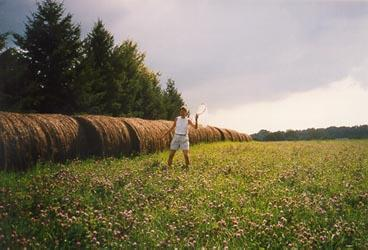
#> input picture 101_ObjectCategories/BACKGROUND_Google/image_0067.jpg, 368 x 250 px; its folder holds only this picture in this run
$ python k_nearest_neighbors.py   (older library calls are emulated)
#> lines starting #> are read from the running program, lines starting #| are printed output that depends on the picture
### helper_methods.py
# -*- coding: utf-8 -*-
"""
Created on Sun Jan 20 15:13:57 2019

@author: I-Ping Huang
"""
import os, imageio
import pandas as pd
import numpy as np
from sklearn.model_selection import train_test_split
from sklearn.preprocessing import StandardScaler
from sklearn.preprocessing import OneHotEncoder
from sklearn.preprocessing import Normalizer
from skimage.transform import resize
from sklearn.model_selection import GridSearchCV
import time
from skimage.filters import scharr
from sklearn import datasets
from skimage.color import rgb2gray
from skimage.feature import hog
import matplotlib.pyplot as plt

def loadCalTechData(test_size = 0.2):
#> called with test_size = 0.2
    def imread(path):
        img = imageio.imread(path).astype(np.float)
        if len(img.shape) == 2:
            img = np.transpose(np.array([img, img, img]), (2, 0, 1))
        return img

    cwd = os.getcwd()
    path = cwd + "/101_ObjectCategories"
    valid_exts = [".jpg", ".gif", ".png", ".jpeg"]
    print ("[%d] CATEGORIES ARE IN \n %s" % (len(os.listdir(path)), path))

    categories = sorted(os.listdir(path))
    ncategories = len(categories)
    imgs = []
    labels = []
    # LOAD ALL IMAGES
    for i, category in enumerate(categories):
        iter = 0
        for f in os.listdir(path + "/" + category):
            if iter == 0:
                ext = os.path.splitext(f)[1]
                if ext.lower() not in valid_exts:
                    continue
                fullpath = os.path.join(path + "/" + category, f)
                img = resize(imread(fullpath), [128,128, 3], mode='reflect', anti_aliasing=True)
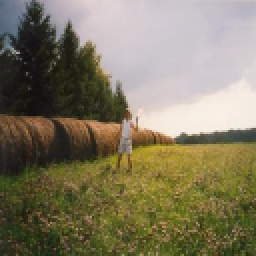
#> img: shape (128, 128, 3) float64 (shown 2 times larger); mean of channels 0, 1, 2 129.4, 121.8, 97.3; drawn as R, G, B
                img = rgb2gray(img)
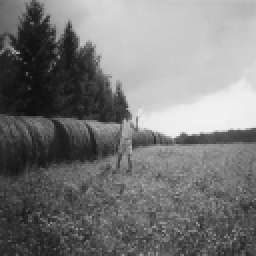
#> img: shape (128, 128) float64 (shown 2 times larger); min 15.03, max 242.3, mean 121.6
                img = scharr(img)
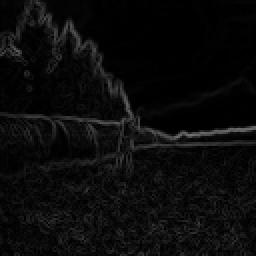
#> img: shape (128, 128) float64 (shown 2 times larger); min 0, max 115, mean 11.3
                img = hog(img, pixels_per_cell=(32, 32), block_norm="L2-Hys", transform_sqrt=True)
#> img = 324 values, max 0.24 at index 115, min 0.0176 at index 268, mean 0.1
                imgs.append(img) # NORMALIZE IMAGE
                label_curr = i
                labels.append(label_curr)
#> pass 2 of the loop in loadCalTechData, `for i, category in enumerate(categories):`:
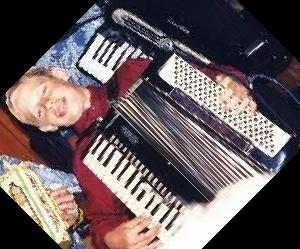
#> input picture 101_ObjectCategories/accordion/image_0016.jpg, 300 x 249 px
#> in loadCalTechData, `img = rgb2gray(img)`:
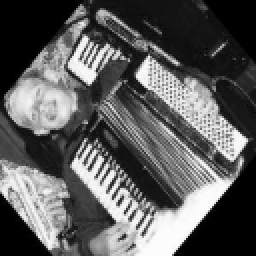
#> img: shape (128, 128) float64 (shown 2 times larger); min 0, max 254, mean 92.9
#> in loadCalTechData, `img = scharr(img)`:
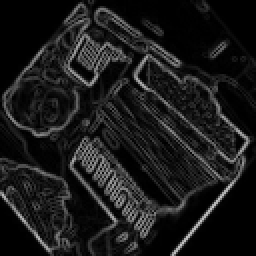
#> img: shape (128, 128) float64 (shown 2 times larger); min 0, max 196.9, mean 26.6
#> in loadCalTechData, `img = hog(img, pixels_per_cell=(32, 32), block_norm="L2-Hys", transfor..`: img = 324 values, max 0.223 at index 258, min 0.00082 at index 321, mean 0.0917
    print ("Num imgs: %d" % (len(imgs)))
#| Num imgs: 2
    print ("Num labels: %d" % (len(labels)) )
    print (ncategories)

    seed = 7
    np.random.seed(seed)
    X_train, X_test, y_train, y_test = train_test_split(imgs, labels, test_size = test_size)
#> X_train = 1 item; X_test = 1 item; y_train = [1]; y_test = [0]
    print ("Num train_imgs: %d" % (len(X_train)))
#| Num train_imgs: 1
    print ("Num test_imgs: %d" % (len(X_test)))
#| Num test_imgs: 1
    # # one hot encode outputs
    '''IMPORTANT, DON'T DO THIS IF THE CLASSIFIER DOES NOT TAKE THIS INPUT'''
    enc = OneHotEncoder(categories='auto')
    y_train = enc.fit_transform(np.array(y_train).reshape(-1, 1)).toarray()
#> (the run stopped early here; a loop or call above may not have finished)
